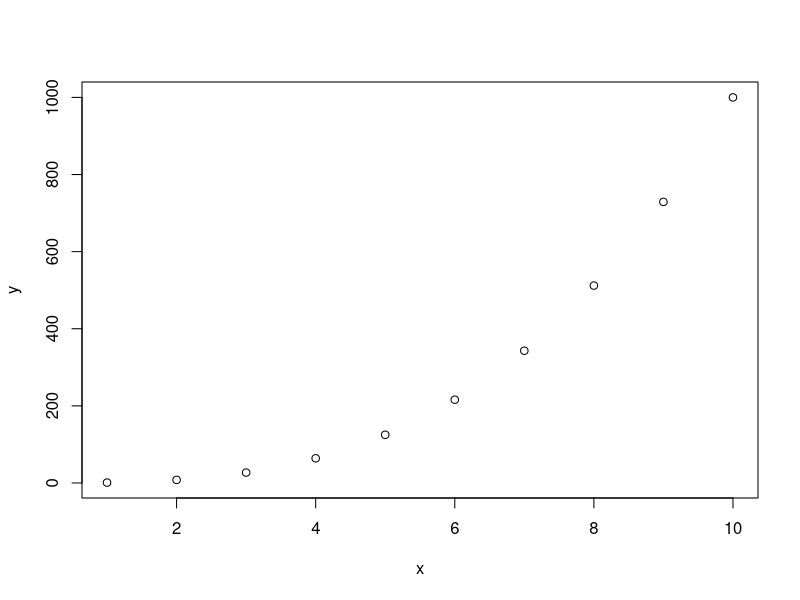

Generate this figure with R:
## ---- chunk 1

x <- seq(1,10)
y <- x^3
plot(x, y)

